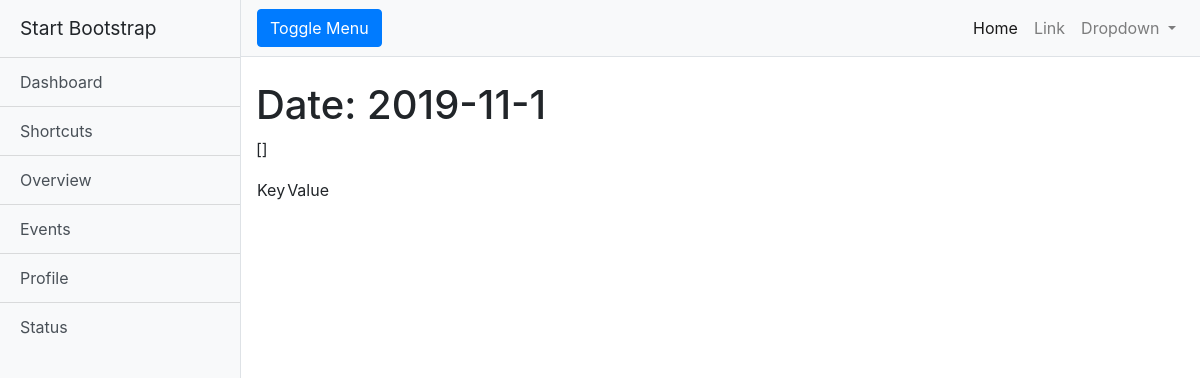
The app's page /index, older data.
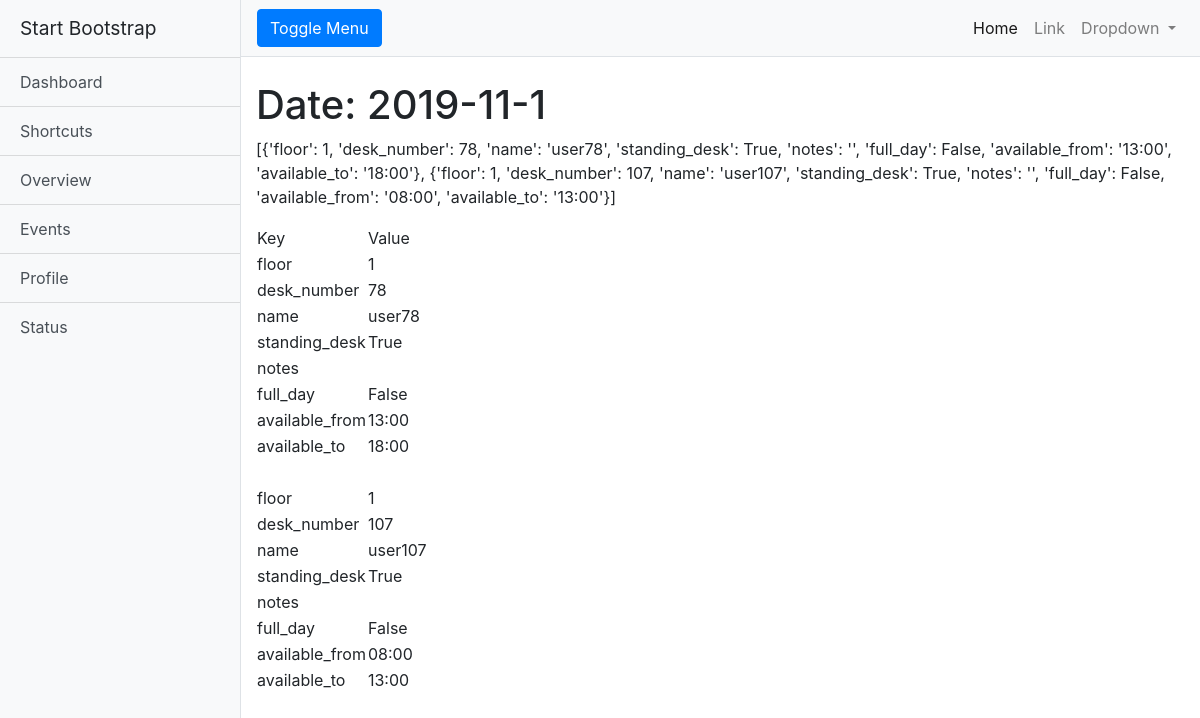
The same page, newer data.
### tables this page shows
CREATE TABLE "available_desks" (
	"id"	INTEGER NOT NULL PRIMARY KEY AUTOINCREMENT UNIQUE,
	"all_desks_id"	INTEGER NOT NULL,
	"available_types_id"	INTEGER NOT NULL,
	"date"	TEXT NOT NULL DEFAULT ""
);

CREATE TABLE "all_desks" (
	"id"	INTEGER NOT NULL PRIMARY KEY AUTOINCREMENT UNIQUE,
	"floor"	INTEGER NOT NULL DEFAULT 1,
	"desk_number"	INTEGER NOT NULL DEFAULT 0,
	"name"	TEXT NOT NULL DEFAULT "",
	"standing_desk"	INTEGER NOT NULL DEFAULT 0,
	"notes"	TEXT DEFAULT ""
);

CREATE TABLE "available_types" (
	"id"	INTEGER NOT NULL UNIQUE,
	"full_day"	INTEGER NOT NULL DEFAULT 1,
	"available_from"	TEXT,
	"available_to"	TEXT,
	PRIMARY KEY("id")
);

### mainUrls.py (the view)
@app.route("/")
@app.route("/index")
def available_desks():
    date = '2019-11-1'
    available_desks = get_available_desks(date)
    return render_template('index.html', available_desks=available_desks, date=date)

### connection.py (called while the page is built)
def create_connection():
    db_file = r"/Users/mah54/Google Drive/apache/hot-desking/hotDeskingDB.db"
    conn = None
    try:
        conn = sqlite3.connect(db_file)
    except Error as e:
        print(e)
    return conn

### model/available_desks_model.py (called while the page is built)
def get_available_desks(given_date):
    all_desks = []
    conn = create_connection()
    with conn:
        available_desks = get_all_available_desks_with_date(conn, given_date)
        for available_desk in available_desks:
            all_desks.append({"floor":available_desk[5], "desk_number":available_desk[6], "name":available_desk[7], "standing_desk":bool(available_desk[8]), "notes":available_desk[9], "full_day": bool(available_desk[11]), "available_from": available_desk[12], "available_to": available_desk[13]})
    return all_desks

def get_all_available_desks_with_date(conn, date):
    cur = conn.cursor()
    cur.execute("select * from available_desks inner join all_desks on available_desks.all_desks_id=all_desks.desk_number inner join available_types on available_desks.available_types_id=available_types.id where date='"+date+"';")
    return cur.fetchall()

### templates/index.html (shortened to what this page needs)
<!DOCTYPE html>
<html lang="en">
<head>
  <link href="static/vendor/bootstrap.min.css" rel="stylesheet">
  <link href="static/vendor/simple-sidebar.css" rel="stylesheet">
  <link rel="stylesheet" href="static/vendor/main.css">
</head>
<body>
  <div class="d-flex" id="wrapper">
    {% include 'include/sidebar.html' %}
    <div id="page-content-wrapper">
        {% include 'include/nav.html' %}
      <div class="container-fluid">
        <h1 class="mt-4">Date: {{ date }}</h1>
        <p>{{ available_desks }}</p>
        <table>
            <tbody>
                <tr><td> Key </td><td>Value</td></tr>
              {% for desk in available_desks %}
                {% for i, j in desk.items() %}
                    <tr>
                      <td>{{ i }}</td>
                      <td>{{ j }}</td>
                    </tr>
                {% endfor %}
                <tr><td>&nbsp;</td><td></td></tr>
              {% endfor %}
            </tbody>
        </table>
      </div>
    </div>
  </div>
</body>
</html>

### templates/include/sidebar.html
<div class="bg-light border-right" id="sidebar-wrapper">
  <div class="sidebar-heading">Start Bootstrap </div>
  <div class="list-group list-group-flush">
    <a href="#" class="list-group-item list-group-item-action bg-light">Dashboard</a>
    <a href="#" class="list-group-item list-group-item-action bg-light">Shortcuts</a>
    <a href="#" class="list-group-item list-group-item-action bg-light">Overview</a>
    <a href="#" class="list-group-item list-group-item-action bg-light">Events</a>
    <a href="#" class="list-group-item list-group-item-action bg-light">Profile</a>
    <a href="#" class="list-group-item list-group-item-action bg-light">Status</a>
  </div>
</div>

### templates/include/nav.html (shortened to what this page needs)
<nav class="navbar navbar-expand-lg navbar-light bg-light border-bottom">
  <button class="btn btn-primary" id="menu-toggle">Toggle Menu</button>
  <div class="collapse navbar-collapse" id="navbarSupportedContent">
    <ul class="navbar-nav ml-auto mt-2 mt-lg-0">
      <li class="nav-item active">
        <a class="nav-link" href="#">Home <span class="sr-only">(current)</span></a>
      </li>
      <li class="nav-item">
        <a class="nav-link" href="#">Link</a>
      </li>
      <li class="nav-item dropdown">
        <a class="nav-link dropdown-toggle" href="#" id="navbarDropdown" role="button" data-toggle="dropdown" aria-haspopup="true" aria-expanded="false">
          Dropdown
        </a>
      </li>
    </ul>
  </div>
</nav>

Row changes from the older to the newer data that the page shows:
added available_desks: desk "floor" "desk_number" "standing_desk" "notes" "full_day", desk "1" "78" "True" "False", i "name", name "user78", i "available_from", available_from "13:00", i "available_to", available_to "18:00"
added available_desks: desk "floor" "desk_number" "standing_desk" "notes" "full_day", desk "1" "107" "True" "False", i "name", name "user107", i "available_from", available_from "08:00", i "available_to", available_to "13:00"
Text that changed along with them:
{{ available_desks }}: "[]" → "[{'floor': 1, 'desk_number': 78, 'name': 'user78', 'standing_desk': True, 'notes': '', 'full_day': False, 'available_from': '13:00', 'available_to': '18:00'}, {'floor': 1, 'desk_number': 107, 'name': 'user107', 'standing_desk': True, 'notes': '', 'full_day': False, 'available_from': '08:00', 'available_to': '13:00'}]"
